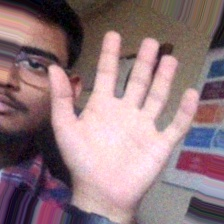
#> input picture datasets/plam/plam_20260109_143628_758248_aug_0_aug_0.jpg, 224 x 224 px
$ python -i augmentation.py   (imports and definitions only)
#> lines starting #> are read from the running program, lines starting #| are printed output that depends on the picture
"""
Data Augmentation for Gesture Images
"""

import cv2
import numpy as np
from pathlib import Path
from typing import List, Tuple, Optional
import random
import logging

logger = logging.getLogger(__name__)


class DataAugmenter:
    """Image augmentation for gesture datasets."""

    def __init__(self):
        self.transforms = [
            self.rotate,
            self.flip_horizontal,
            self.adjust_brightness,
            self.adjust_contrast,
            self.add_noise,
            self.blur,
            self.zoom,
            self.shift
        ]

    # [73 lines left out: functions augment_images, _apply_random_transforms, rotate, not called in this run]

    def flip_horizontal(self, image: np.ndarray) -> np.ndarray:
        """Flip image horizontally."""
        return cv2.flip(image, 1)

    # [57 lines left out: functions adjust_brightness, adjust_contrast, add_noise, blur, zoom, shift, not called in this run]

    def elastic_transform(self, image: np.ndarray) -> np.ndarray:
        """Apply elastic deformation."""
        alpha = 20
        sigma = 5

        h, w = image.shape[:2]

        # Random displacement fields
        dx = np.random.rand(h, w).astype(np.float32) * 2 - 1
        dy = np.random.rand(h, w).astype(np.float32) * 2 - 1

        dx = cv2.GaussianBlur(dx, (0, 0), sigma) * alpha
        dy = cv2.GaussianBlur(dy, (0, 0), sigma) * alpha

        x, y = np.meshgrid(np.arange(w), np.arange(h))
        map_x = (x + dx).astype(np.float32)
        map_y = (y + dy).astype(np.float32)

        return cv2.remap(image, map_x, map_y, cv2.INTER_LINEAR, borderMode=cv2.BORDER_REPLICATE)

>>> import cv2
>>> picture = cv2.imread('../datasets/plam/plam_20260109_143628_758248_aug_0_aug_0.jpg')
#> picture is the input picture: shape (224, 224, 3); mean B, G, R 125.3, 119.7, 146.1
>>> result = DataAugmenter().elastic_transform(picture)
#> in elastic_transform, `return cv2.remap(image, map_x, map_y, cv2.INTER_LINEAR, borderMode=cv2..`:
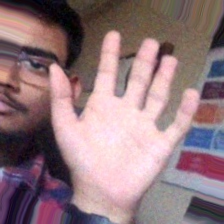
#> returned value: shape (224, 224, 3); mean of channels 0, 1, 2 125.3, 119.7, 146.1; drawn as B, G, R

$ run again, on datasets/plam/plam_20260109_143628_758248_aug_2_aug_1.jpg
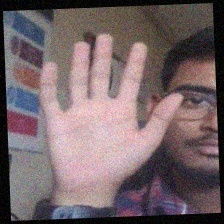
#> input picture datasets/plam/plam_20260109_143628_758248_aug_2_aug_1.jpg, 224 x 224 px
#> picture is the input picture: shape (224, 224, 3); mean B, G, R 104.4, 101, 117.5
#> in elastic_transform, `return cv2.remap(image, map_x, map_y, cv2.INTER_LINEAR, borderMode=cv2..`:
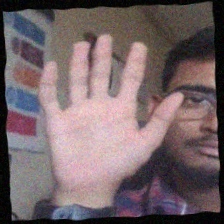
#> returned value: shape (224, 224, 3); mean of channels 0, 1, 2 104.4, 101, 117.5; drawn as B, G, R

$ run again, on datasets/plam/plam_20260109_143628_881908_aug_0_aug_1.jpg
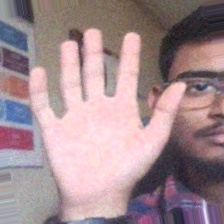
#> input picture datasets/plam/plam_20260109_143628_881908_aug_0_aug_1.jpg, 224 x 224 px
#> picture is the input picture: shape (224, 224, 3); mean B, G, R 144, 139.2, 162.8
#> in elastic_transform, `return cv2.remap(image, map_x, map_y, cv2.INTER_LINEAR, borderMode=cv2..`:
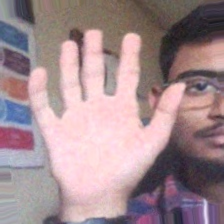
#> returned value: shape (224, 224, 3); mean of channels 0, 1, 2 144, 139.2, 162.7; drawn as B, G, R
